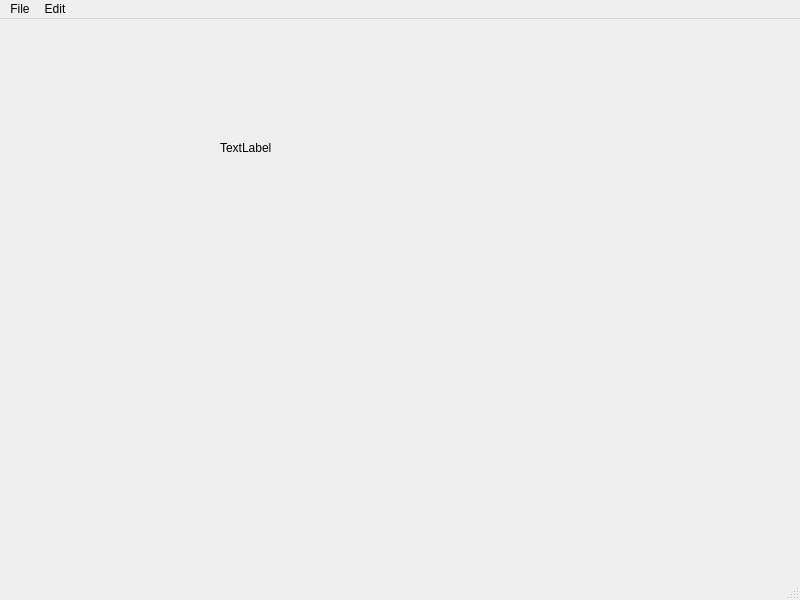
<?xml version="1.0" encoding="UTF-8"?>
<ui version="4.0">
 <class>MainWindow</class>
 <widget class="QMainWindow" name="MainWindow">
  <property name="geometry">
   <rect>
    <x>0</x>
    <y>0</y>
    <width>800</width>
    <height>600</height>
   </rect>
  </property>
  <property name="windowTitle">
   <string>MainWindow</string>
  </property>
  <widget class="QWidget" name="centralwidget">
   <widget class="QLabel" name="label">
    <property name="geometry">
     <rect>
      <x>220</x>
      <y>120</y>
      <width>58</width>
      <height>18</height>
     </rect>
    </property>
    <property name="text">
     <string>TextLabel</string>
    </property>
   </widget>
  </widget>
  <widget class="QMenuBar" name="menubar">
   <property name="geometry">
    <rect>
     <x>0</x>
     <y>0</y>
     <width>800</width>
     <height>30</height>
    </rect>
   </property>
   <widget class="QMenu" name="menuFile">
    <property name="title">
     <string>File</string>
    </property>
    <addaction name="actionEdit"/>
    <addaction name="actionNew"/>
   </widget>
   <widget class="QMenu" name="menuEdit">
    <property name="title">
     <string>Edit</string>
    </property>
    <addaction name="separator"/>
    <addaction name="actionCopy"/>
    <addaction name="actionCut"/>
    <addaction name="actionPaste"/>
   </widget>
   <addaction name="menuFile"/>
   <addaction name="menuEdit"/>
  </widget>
  <widget class="QStatusBar" name="statusbar"/>
  <action name="actionEdit">
   <property name="text">
    <string>Edit</string>
   </property>
  </action>
  <action name="actionNew">
   <property name="text">
    <string>New</string>
   </property>
  </action>
  <action name="actionCopy">
   <property name="text">
    <string>Copy</string>
   </property>
  </action>
  <action name="actionCut">
   <property name="text">
    <string>Cut</string>
   </property>
  </action>
  <action name="actionPaste">
   <property name="text">
    <string>Paste</string>
   </property>
  </action>
 </widget>
 <resources/>
 <connections/>
</ui>
